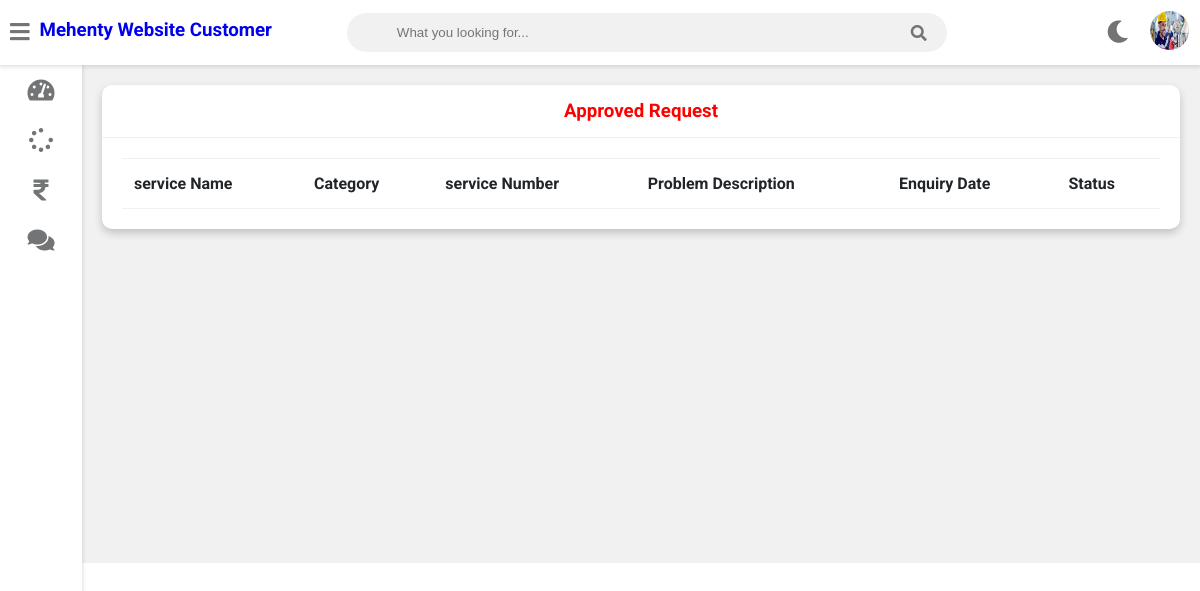
The page /customer-view-approved-request (signed in) on the database as committed earlier.
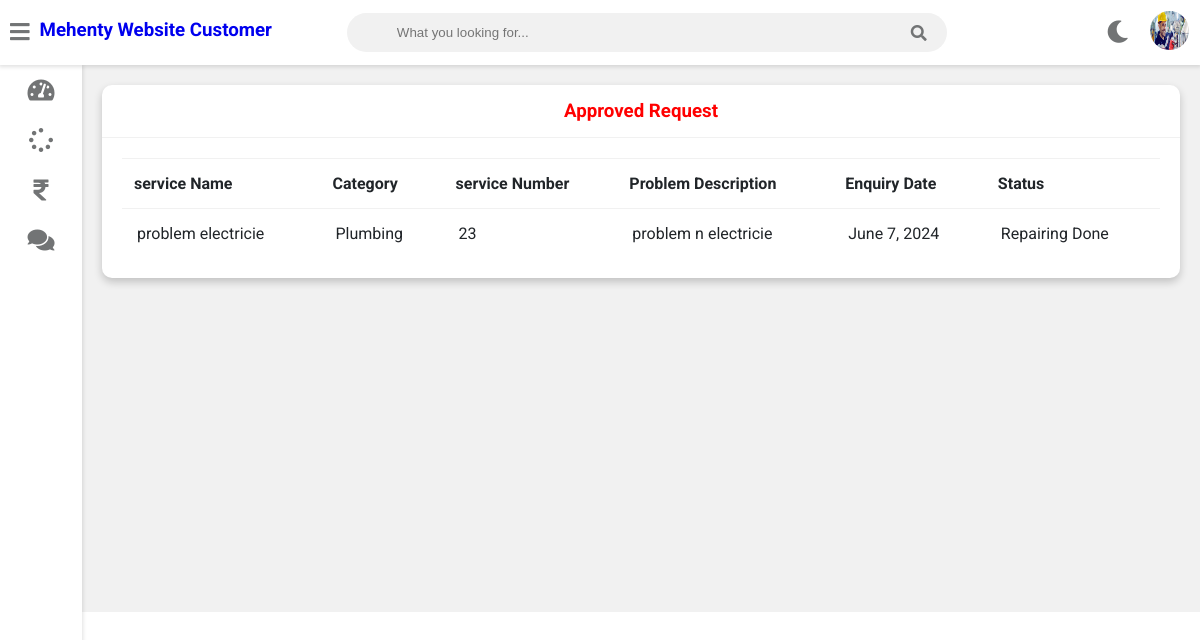
The same page on the database as committed later.
### service/models.py (models this page shows, shortened)
class Request(models.Model):
    cat=(('Plumbing', 'Plumbing'),('Electricity', 'Electricity'),('Painting', 'Painting'),('Carpentry', 'Carpentry'))
    category=models.CharField(max_length=50,choices=cat)
    service_no=models.PositiveIntegerField(null=False)
    service_name = models.CharField(max_length=40,null=False)
    problem_description = models.CharField(max_length=500,null=False)
    date=models.DateField(auto_now=True)
    cost=models.PositiveIntegerField(null=True)
    customer=models.ForeignKey('Customer', on_delete=models.CASCADE,null=True)
    Technician=models.ForeignKey('Technician',on_delete=models.CASCADE,null=True)
    stat=(('Pending','Pending'),('Approved','Approved'),('Repairing','Repairing'),('Repairing Done','Repairing Done'),('Released','Released'))
    status=models.CharField(max_length=50,choices=stat,default='Pending',null=True)

### service/views.py (the view)
# urls.py: path('customer-view-approved-request',views.customer_view_approved_request_view,name='customer-view-approved-request'),
@login_required(login_url='customerlogin')
@user_passes_test(is_customer)
def customer_view_approved_request_view(request):
    customer=models.Customer.objects.get(user_id=request.user.id)
    enquiries=models.Request.objects.all().filter(customer_id=customer.id).exclude(status='Pending')
    return render(request,'service/customer_view_approved_request.html',{'customer':customer,'enquiries':enquiries})

### service/views.py (called while the page is built)
def is_customer(user):
    return user.groups.filter(name='CUSTOMER').exists()

### templates/service/customer_view_approved_request.html
{% extends 'service/customerbase.html' %}
{% block content %}
	<div class="wrapper">
		<div class="row">
			<div class="col-12 col-m-12 col-sm-12">
				<div class="card">
					<div class="card-header">
						<h3 style="color:red; text-align:center" >Approved Request
						</h3>
					</div>
					<div class="card-content">
						<table>
							<thead>
                <tr>
                  <th>service Name</th>
                  <th>Category</th>
                  <th>service Number</th>
                  <th>Problem Description</th>
                  <th>Enquiry Date</th>
                  <th>Status</th>
                </tr>
							</thead>
							<tbody>
                {% for enq in enquiries %}
                <tr>
                  <td>{{enq.service_name}}</td>
                  <td>{{enq.category}}</td>
                  <td>{{enq.service_no}}</td>
                  <td>{{enq.problem_description}}</td>
                  <td>{{enq.date}}</td>
                  <td>{{enq.status}}</td>
                  </tr>
                {% endfor %}
							</tbody>
						</table>
					</div>
				</div>
			</div>
		</div>
<br><br><br><br><br><br><br><br><br><br><br><br><br><br><br><br>
	</div>
{% endblock content %}

Rows that differ between the two databases and show on the page:
added Request: service_name "problem electricie", category "Plumbing", service_no "23", problem_description "problem n electricie", date "June 7, 2024", status "Repairing Done"
